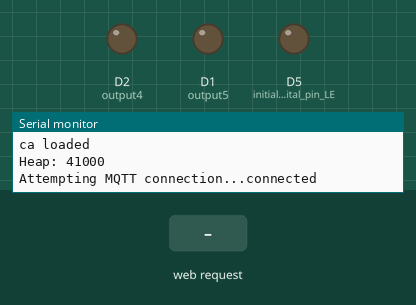
The sketch below on a simulated ESP8266 (NodeMCU). Parts: output pins drawn as LEDs (lit = HIGH), the last lines printed to the serial monitor. Inputs (shaded band) come from the test bench. WiFi joins after 1.5 s; servers stay silent unless stated; network time is answered at once with the bench clock; the local clock reads 2024-03-15 10:24:30 at power-on unless the sketch sets it; storage starts empty; no MQTT or app messages arrive unless stated.

Above: at 6.7 s.
6.8 s: HTTP request GET /5/on received
At 7.9 s:
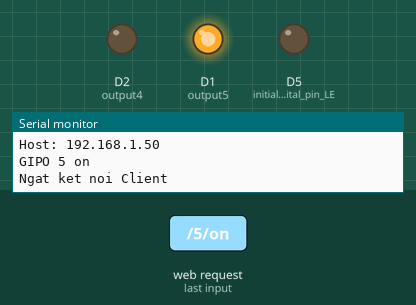
8.3 s: HTTP request GET /4/on received
At 9.0 s:
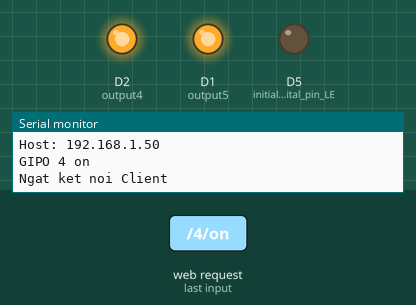
Timing chart, 0 to 11.3 s (numbered marks = the images above; inputs shaded):
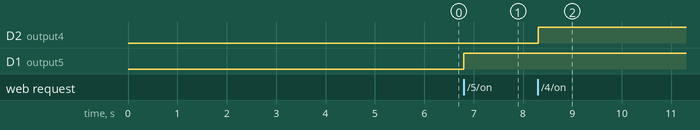

Measured:
- after the input at 6.8 s, D1 (output5): LOW → HIGH at once
- after the input at 8.3 s, D2 (output4): LOW → HIGH at once

The sketch:

control_led_sever.ino
```cpp
#include "FS.h"
#include <ESP8266WiFi.h>
#include <PubSubClient.h>
#include <NTPClient.h>
#include <WiFiUdp.h>
// thu vien wiffi
//const char* ssid = "PHUONG HAN_3";
//const char* password = "0983882322";
const char* ssid = "Thanh Binh 12";
const char* password = "@12345678@";
// dat sever chay port 80
WiFiServer server(80);
String header;
String output5State = "off";
String output4State = "off";
const int output5 = 5;
const int output4 = 4;
WiFiUDP ntpUDP;
NTPClient timeClient(ntpUDP, "pool.ntp.org");
const char* AWS_endpoint = "a2vy0a9v7n77r9-ats.iot.us-east-1.amazonaws.com"; //MQTT broker ip
void callback(char* topic, byte* payload, unsigned int length) {
  Serial.print("Message arrived [");
  Serial.print(topic);
  Serial.print("] ");
  for (int i = 0; i < length; i++) {
    Serial.print((char)payload[i]); // Pring payload content
  }
    char led = (char)payload[62]; // Extracting the controlling command from the Payload to Controlling LED from AWS
    Serial.print("led command=");
    Serial.println(led);
    if(led==49) // 49 is the ASCI value of 1
    {
      digitalWrite(D5, HIGH);
      Serial.println("LED_State changed to HIGH");
    }
    else if(led==48) // 48 is the ASCI value of 0
    {
      digitalWrite(D5, LOW);
      Serial.println("LED_State changed to LOW");
     }
  Serial.println();
}
WiFiClientSecure espClient;
PubSubClient client(AWS_endpoint, 8883, callback, espClient); //set  MQTT port number to 8883 as per //standard
long lastMsg = 0;
char msg[50];
int value = 0;

void setup_wifi() {
  delay(10);
  // We start by connecting to a WiFi network
  espClient.setBufferSizes(512, 512);
  Serial.println();
  Serial.print("Connecting to ");
  Serial.println(ssid);
  WiFi.begin(ssid, password);
    while (WiFi.status() != WL_CONNECTED) {
      delay(500);
      Serial.print(".");
    }
  Serial.println("");
  Serial.println("WiFi connected");
  Serial.println("IP address: ");
  Serial.println(WiFi.localIP());
    timeClient.begin();
    while(!timeClient.update()){
      timeClient.forceUpdate();
    }
    espClient.setX509Time(timeClient.getEpochTime());
}


void reconnect() {
  // Loop until we're reconnected
  while (!client.connected()) {
    Serial.print("Attempting MQTT connection...");
    // Attempt to connect
    if (client.connect("ESPthing")) {
      Serial.println("connected");
      // Once connected, publish an announcement...
      client.publish("outTopic", "hello world");
      // ... and resubscribe
      client.subscribe("inTopic");
    } else {
      Serial.print("failed, rc=");
      Serial.print(client.state());
      Serial.println(" try again in 5 seconds");

      char buf[256];
      espClient.getLastSSLError(buf,256);
      Serial.print("WiFiClientSecure SSL error: ");
      Serial.println(buf);

      // Wait 5 seconds before retrying
      delay(5000);
    }
  }
}

void setup() {
  Serial.begin(115200);
  pinMode (output5,OUTPUT);
  pinMode (output4,OUTPUT);
  digitalWrite(output5,LOW);
  digitalWrite(output4,LOW);
  Serial.setDebugOutput(true);
  pinMode(D5, OUTPUT);// initialize digital pin LED_BUILTIN as an output.
  setup_wifi();
  delay(1000);
  if (!SPIFFS.begin()) {
    Serial.println("Failed to mount file system");
    return;
  }
  Serial.print("Heap: "); Serial.println(ESP.getFreeHeap());
  // Load certificate file
  File cert = SPIFFS.open("/cert.der", "r"); //replace cert.crt eith your uploaded file name
  if (!cert) {
    Serial.println("Failed to open cert file");
  }
  else
    Serial.println("Success to open cert file");
  delay(1000);
  if (espClient.loadCertificate(cert))
    Serial.println("cert loaded");
  else
    Serial.println("cert not loaded");
  // Load private key file
  File private_key = SPIFFS.open("/private.der", "r"); //replace private eith your uploaded file name
  if (!private_key) {
    Serial.println("Failed to open private cert file");
  }
  else
    Serial.println("Success to open private cert file");
  delay(1000);
  if (espClient.loadPrivateKey(private_key))
    Serial.println("private key loaded");
  else
    Serial.println("private key not loaded");
    // Load CA file
    File ca = SPIFFS.open("/ca.der", "r"); //replace ca eith your uploaded file name
    if (!ca) {
      Serial.println("Failed to open ca ");
    }
    else
    Serial.println("Success to open ca");
    delay(1000);
    if(espClient.loadCACert(ca))
    Serial.println("ca loaded");
    else
    Serial.println("ca failed");
  Serial.print("Heap: "); Serial.println(ESP.getFreeHeap());
}
void loop() {
WiFiClient client = server.available();
if(client ){
Serial.println("Client moi.");
String currentLine = "";
while (client.connected()){
  if(client.available()){
    char c = client. read ();
    Serial.write(c);
    header += c ;
    if (c == '\n'){
      if (currentLine.length()==0){
        client.println("HTTP/1.1 200 ok");
        client.println("content-type:text/html");
        client.println("connection: close");
        client.println();
        if (header.indexOf("GET /5/on") >= 0 ){
          Serial.println("GIPO 5 on");
          output5State = " on ";
          digitalWrite(output5,HIGH);
         } else if (header.indexOf("GET /5/on") >= 0 ){
          Serial.println("GIPO 5 off");
          output5State = " of ";
          digitalWrite(output5,LOW);
         } else if (header.indexOf("GET /4/on") >= 0 ){
          Serial.println("GIPO 4 on");
          output4State = " on ";
          digitalWrite(output4,HIGH);
         } else if (header.indexOf("GET /4/on") >= 0 ){
          Serial.println("GIPO 4 off");
          output4State = " of ";
          digitalWrite(output4,LOW);
         }
         //  Giao dien WEB
         client.println("<!DOCTYPE html><html>");
         client.println("<head><meta name = \"viewport\" content= \" width= device-with, initial-scale = 1 \">");
         client.println("<link rel= \" icon\" href = \" Data:,\">");

         client.println("<style> html {font-family: Helvetial; display: inline-block; margin: opx auto; text-aligin: center;}");
         client.println(".button {backroud-color: #195B6A; border: none; color: white; padding: 16px 40px;}");
         client.println("text-decoration: none; font-size: 30px; margin: 2px; cursor: pointer;");
         client.println(".button2 {backround-color: #77878A;}</style></head>");

         client.println("<body><h1> Welcome to IOT AWS </h1>");

         client.println("<p> GIPO 5 - State" + output5State + "</p>");
         if (output5State = "off"){
            client.println("<p><a href= \"/5/on\"><button class= \"button\"> ON </button></a></p>");
          } else {
            client.println("<p><a href= \"/5/off\"><button class= \"button button2\"> OFF </button></a></p>");
          }

         client.println("<p> GIPO 4 - State" + output4State + "</p>");
         if (output4State = "off"){
            client.println("<p><a href= \"/4/on\"><button class= \"button\"> ON </button></a></p>");
          } else {
            client.println("<p><a href= \"/4/off\"><button class= \"button button2\"> OFF </button></a></p>");
          }
          client.println("</body></html>");
          client.println();
          break;
         } else {
          currentLine = "" ;
         }
      }else if (c !='\r'){
         currentLine += c;
      }
    }
  }
  header = "";
  client.stop();
  Serial.println("Ngat ket noi Client ");
  Serial.println();
}
  if (!client.connected()) {
    reconnect();
  }
}
```
